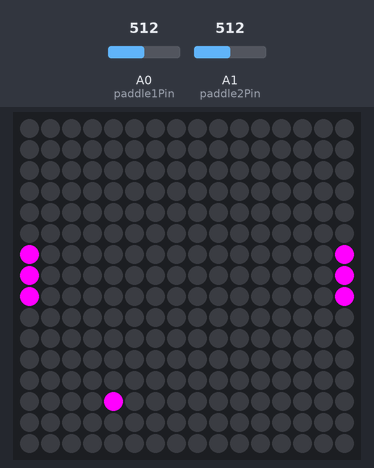
Bench run of a sketch on a simulated Arduino Uno, built with avr-gcc and run on an emulated ATmega328P. Shown: 16×16 RGB LED matrix (first LED top left, wired row by row). The test bench sets the inputs (shaded band); at power-on: A0 (paddle1Pin) = 512, A1 (paddle2Pin) = 512. Random numbers use the default seed unless the sketch sets one; what the sketch prints to the serial monitor is not drawn.

Above: at 2.2 s.
2.3 s: A0 (paddle1Pin) set to 716
At 3.54 s:
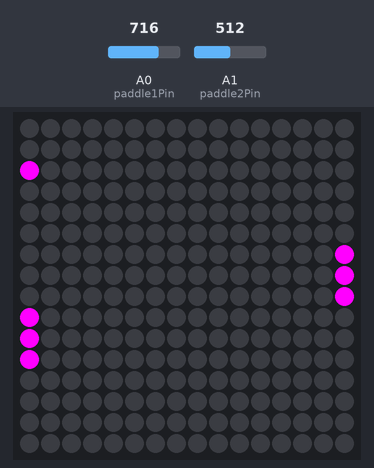
3.8 s: A1 (paddle2Pin) set to 716
At 5.44 s:
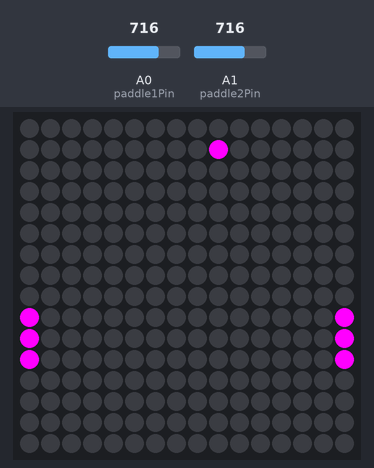
6.0 s: A0 (paddle1Pin) set to 900
At 6.38 s:
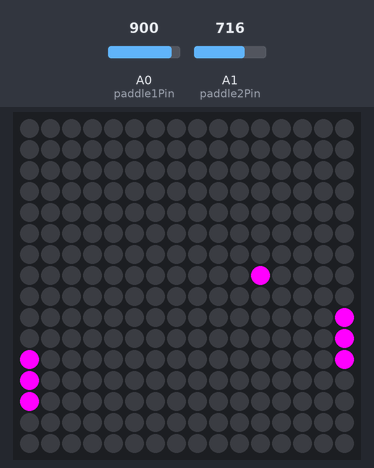
7.5 s: A1 (paddle2Pin) set to 900
At 8.87 s:
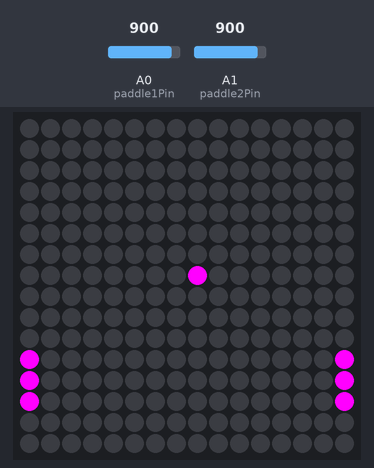
9.0 s: A0 (paddle1Pin) set to 1023
At 9.71 s:
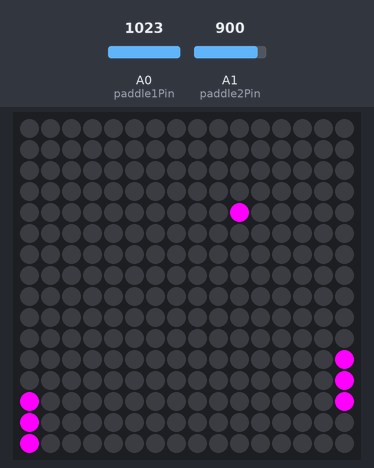
10.5 s: A1 (paddle2Pin) set to 1023
At 10.82 s:
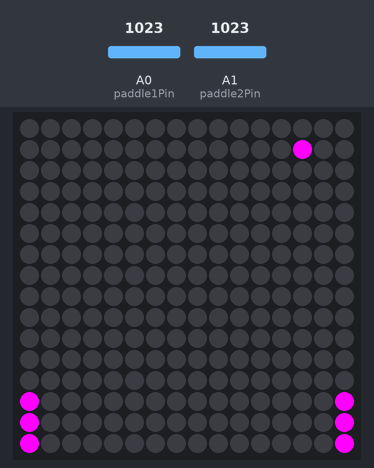

The sketch:

Pongkin.ino
```cpp
#include <Adafruit_GFX.h>
#include <Adafruit_NeoMatrix.h>
#include <Adafruit_NeoPixel.h>

#define paddle1Pin A0
#define paddle2Pin A1
#define ledPin 6

Adafruit_NeoMatrix matrix = Adafruit_NeoMatrix(16, 16, ledPin,
NEO_MATRIX_TOP + NEO_MATRIX_LEFT +
NEO_MATRIX_COLUMNS + NEO_MATRIX_ZIGZAG,
NEO_GRB + NEO_KHZ800);

unsigned long startMillis;
unsigned long currentMillis;
const unsigned long period = 35;
int leftPaddlePosition;
int rightPaddlePosition;
float ballXPos;
float ballYPos;
char ballXVector;
char ballYVector;
int leftScore;
int rightScore;
int startingPositions[][4] = { {7, 7}, {7, 8}, {8, 7}, {8, 8} };
float ballSpeed = 0.003;
int startingBallSpeed = 30;
int ballSpeedUpRate = 5;
int ballDeflectionSpeedUpRate = 5;
uint16_t pixelColor = matrix.Color(255, 0, 255);

void setup() {
  Serial.begin(9600);
  Serial.print("test");
  matrix.begin();
  randomSeed(analogRead(2));
  resetGame();
}

void loop() {
  currentMillis = millis();
  if (currentMillis - startMillis >= period)
  {
    matrix.fillScreen(0);
    leftPaddle();
    rightPaddle();
    checkCollisions();
    updateBall();
    drawScreen();
    startMillis = currentMillis;
  }
}

void resetGame() {
  leftScore = 0;
  rightScore = 0;
  initializeBall();
}

void initializeBall() {
  //This was done because generating 2 random numbers back to back gave the same random number every time.
  int randomPosition = random(4);
  ballXPos = (float)startingPositions[randomPosition][0];
  ballYPos = (float)startingPositions[randomPosition][1];

  ballXVector = startingBallSpeed;
  int ballXMagnitude = random(0, 2);
  if (ballXMagnitude == 1) {
    ballXVector *= -1;
  }
  ballYVector = random(20, 128);
  int ballYMagnitude = random(0, 2);
  if (ballYMagnitude == 1) {
    ballYVector *= -1;
  }

  blinkBall();
}

void blinkBall() {
  matrix.drawPixel((int)ballXPos, (int)ballYPos, pixelColor);
  delay(200);
  matrix.show();

  matrix.drawPixel((int)ballXPos, (int)ballYPos, 0);
  delay(200);
  matrix.show();

  matrix.drawPixel((int)ballXPos, (int)ballYPos, pixelColor);
  delay(200);
  matrix.show();

  matrix.drawPixel((int)ballXPos, (int)ballYPos, 0);
  delay(200);
  matrix.show();

  matrix.drawPixel((int)ballXPos, (int)ballYPos, pixelColor);
  delay(200);
  matrix.show();
}

void leftPaddle() {
  leftPaddlePosition = (analogRead(paddle1Pin) / (float)1023) * 13;
}

void rightPaddle() {
  rightPaddlePosition = (analogRead(paddle2Pin) / (float)1023) * 13;
}

void checkCollisions() {
  //top wall
  if ((int)ballYPos <= 0 && ballYVector < 0) {
    ballYVector *= -1;
  }

  //bottom wall
  if ((int)ballYPos >= 15 && ballYVector > 0) {
    ballYVector *= -1;
  }

  //left/right walls
  if ((int)ballXPos <= 0 || (int)ballXPos >= 15) {
    resetGame();
  }

  //left paddle
  if ((int)ballXPos == 1 && ballXVector < 0) {
    if ((int)ballYPos == leftPaddlePosition) {
      ballXVector *= -1;
      if (ballYVector <= (127 - ballDeflectionSpeedUpRate)) {
        ballYVector += ballDeflectionSpeedUpRate;
      }
      else {
        ballYVector = 127;
      }
      speedUpBall();
    }
    if ((int)ballYPos == (leftPaddlePosition + 1)) {
      ballXVector *= -1;
      speedUpBall();
    }
    if ((int)ballYPos == (leftPaddlePosition + 2)) {
      ballXVector *= -1;
      if (ballYVector >= (-128 + ballDeflectionSpeedUpRate)) {
        ballYVector -= ballDeflectionSpeedUpRate;
      }
      else {
        ballYVector = -128;
      }
      speedUpBall();
    }
  }

  //right paddle
  if ((int)ballXPos == 14 && ballXVector > 0) {
    if ((int)ballYPos == rightPaddlePosition) {
      ballXVector *= -1;
      if (ballYVector <= (127 - ballDeflectionSpeedUpRate)) {
        ballYVector += ballDeflectionSpeedUpRate;
      }
      else {
        ballYVector = 127;
      }
      speedUpBall();
    }
    if ((int)ballYPos == (rightPaddlePosition + 1)) {
      ballXVector *= -1;
      speedUpBall();
    }
    if ((int)ballYPos == (rightPaddlePosition + 2)) {
      ballXVector *= -1;
      if (ballYVector >= (-128 + ballDeflectionSpeedUpRate)) {
        ballYVector -= ballDeflectionSpeedUpRate;
      }
      else {
        ballYVector = -128;
      }
      speedUpBall();
    }
  }
}

void updateBall() {
    ballXPos += (float)ballXVector * (float)ballSpeed;
    ballYPos += (float)ballYVector * (float)ballSpeed;
}

void speedUpBall() {
  if (ballXVector < 0 && ballXVector >= (-128 + ballSpeedUpRate)) {
    ballXVector -= ballSpeedUpRate;
  }
  else if (ballXVector <= (127 - ballSpeedUpRate)) {
    ballXVector += ballSpeedUpRate;
  }
}

void drawScreen() {
  matrix.drawPixel(0, leftPaddlePosition, pixelColor);
  matrix.drawPixel(0, (leftPaddlePosition + 1), pixelColor);
  matrix.drawPixel(0, (leftPaddlePosition + 2), pixelColor);

  matrix.drawPixel(15, rightPaddlePosition, pixelColor);
  matrix.drawPixel(15, (rightPaddlePosition + 1), pixelColor);
  matrix.drawPixel(15, (rightPaddlePosition + 2), pixelColor);

  matrix.drawPixel((int)ballXPos, (int)ballYPos, pixelColor);

  matrix.show();
}
```
